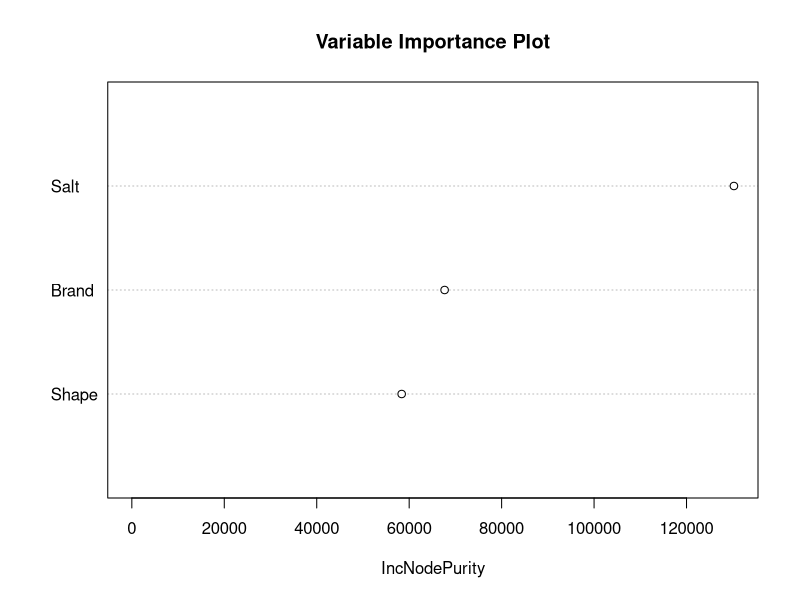
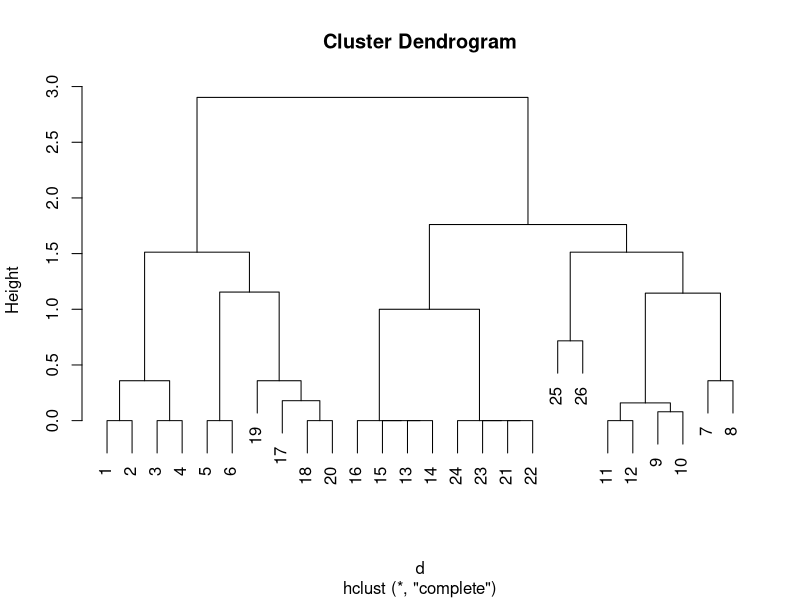

R code for these plots, in order:
# Additional Analysis Testing Area

# Starting weights for each bear/worm
haribo_bear_start_weight=2
haribo_worm_start_weight=9
target_bear_start_weight=2
target_worm_start_weight=4

# Input results as dataframe
brand2 = as.factor(c(rep("Haribo", 12), 
                     rep("Target", 14)))
salt2 = as.factor(c(rep("NoSalt", 6), rep("Salt", 6), 
                    rep("NoSalt", 8), rep("Salt", 6)))
shape2 = as.factor(c(rep("Bear", 4), rep("Worm", 2), rep("Bear", 2), rep("Worm", 4), 
                     rep("Bear", 4), rep("Worm", 4), rep("Bear", 4), rep("Worm", 2)))
weights = c(9,9,8,8,31,31,3,4,12,11,13,13,2,2,2,2,17,16,15,16,2,2,2,2,5,9)
df2 = data.frame(Brand=brand2, Salt=salt2, Shape=shape2, Weight=weights)

# Calculating percentage change in weight after letting sit in water.
# Using instead of raw change in weight so that it's fair to compare the worms and bears
df2['WeightChange'] = 0
df2[(df2$Brand=="Haribo")&(df2$Shape=="Bear"),'WeightChange'] = 
  (df2[(df2$Brand=="Haribo")&(df2$Shape=="Bear"),'Weight'] / haribo_bear_start_weight - 1) * 100
df2[(df2$Brand=="Haribo")&(df2$Shape=="Worm"),'WeightChange'] = 
  (df2[(df2$Brand=="Haribo")&(df2$Shape=="Worm"),'Weight'] / haribo_worm_start_weight - 1) * 100
df2[(df2$Brand=="Target")&(df2$Shape=="Bear"),'WeightChange'] = 
  (df2[(df2$Brand=="Target")&(df2$Shape=="Bear"),'Weight'] / target_bear_start_weight - 1) * 100
df2[(df2$Brand=="Target")&(df2$Shape=="Worm"),'WeightChange'] = 
  (df2[(df2$Brand=="Target")&(df2$Shape=="Worm"),'Weight'] / target_worm_start_weight - 1) * 100

# Adding starting weight as new column in dataframe
df2['StartWeight'] = 0
df2[(df2$Brand=="Haribo")&(df2$Shape=="Bear"),'StartWeight'] = haribo_bear_start_weight
df2[(df2$Brand=="Haribo")&(df2$Shape=="Worm"),'StartWeight'] = haribo_worm_start_weight
df2[(df2$Brand=="Target")&(df2$Shape=="Bear"),'StartWeight'] = target_bear_start_weight
df2[(df2$Brand=="Target")&(df2$Shape=="Worm"),'StartWeight'] = target_worm_start_weight
df2

# Variable importance
library(randomForest)
rf = randomForest(WeightChange~Brand+Shape+Salt, data=df2)
varImpPlot(rf, main="Variable Importance Plot")

# Clustering
df3 = df2[,c("Brand", "Salt", "Shape", "WeightChange")]
df3$Brand = 1*(df3$Brand == "Target")
df3$Salt = 1*(df3$Salt == "Salt")
df3$Shape = 1*(df3$Shape == "Worm")
df3$WeightChange = scale(df3$WeightChange)

k = 4
clustered = kmeans(df3, centers = k)
clustered

# Hierarchical clustering
d = dist(df3, method='euclidean') # Create distance matrix
h = hclust(d, method='complete')
plot(h) # Show dendrogram
